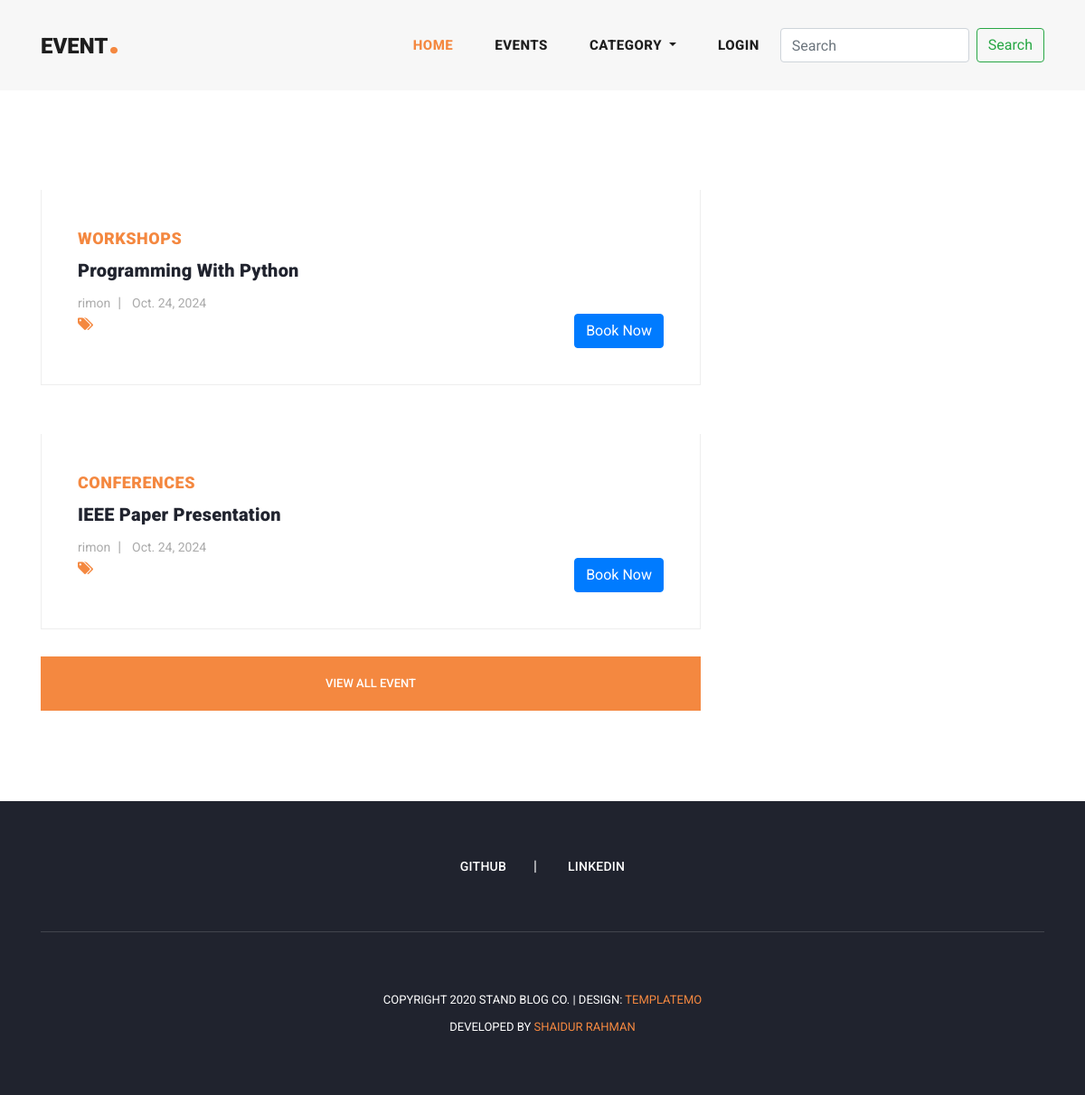
Before: / with the older database file.
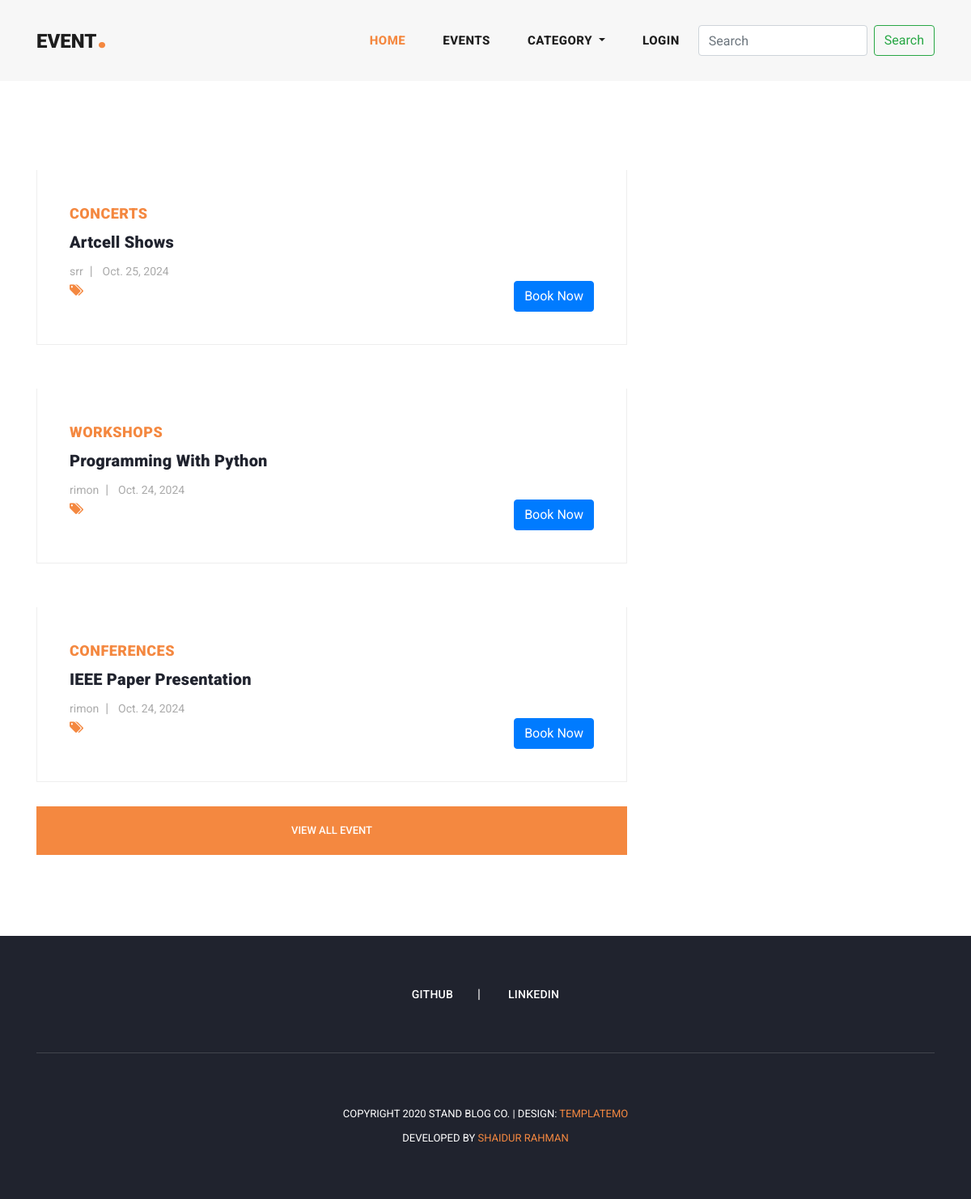
After: the same page with the newer database file.
### post/models.py (models this page shows, shortened)
class Event(models.Model):
    user=models.ForeignKey(CustomUser,related_name='user_event',on_delete=models.CASCADE)
    category=models.ForeignKey(Category,related_name='category_event',on_delete=models.CASCADE)
    title=models.CharField(max_length=250)
    date=models.CharField(max_length=250)
    location=models.CharField(max_length=500)
    slug=models.SlugField(null=True, blank=True)
    description=HTMLField()
    created_date=models.DateField(auto_now_add=True)
    booking=models.ManyToManyField(CustomUser, related_name='booking_events', blank=True)

class Category(models.Model):
    title=models.CharField(max_length=150, unique=True)
    slug=models.SlugField(null=True, blank=True)
    created_date=models.DateField(auto_now_add=True)
    def __str__(self) -> str:
        return self.title

### account/models.py (models this page shows, shortened)
class CustomUser(AbstractBaseUser, PermissionsMixin):
    username = models.CharField(
        max_length=150,
        validators=[UnicodeUsernameValidator, ],
        unique=True
    )
    email = models.EmailField(unique=True)
    first_name = models.CharField(max_length=30, blank=True)
    last_name = models.CharField(max_length=30, blank=True)
    is_active = models.BooleanField(default=True)
    is_staff = models.BooleanField(default=False)
    date_joined = models.DateTimeField(auto_now_add=True)
    objects = CustomUserManager()
    USERNAME_FIELD = 'username'
    REQUIRED_FIELDS = ['email']

### post/views.py (the view)
# urls.py: 2. Add a URL to urlpatterns:  path('', Home.as_view(), name='home')
class Home(generic.TemplateView):
    template_name = 'home.html'
    def get_context_data(self, **kwargs):
        context = super().get_context_data(**kwargs)
        context.update(
            {
                'events': Event.objects.order_by('-created_date'),
            }
        )
        context['current_path'] = self.request.path
        return context

### post/context_processors.py (called while the page is built)
def categories(request):
    categories_with_counts = Category.objects.annotate(blogs_count=Count('category_event'))
    return {"categories": categories_with_counts}

### templates/home.html (shortened to what this page needs)
{% extends "base.html" %}
{% load static %}
{% block content %}
    <div class="main-banner header-text">
      <div class="container-fluid">
        <div class="owl-banner owl-carousel">
        </div>
      </div>
    </div>
<section class="blog-posts">
    <div class="container">
      <div class="row">
        <div class="col-lg-8">
          <div class="all-blog-posts">
            <div class="row">
              {% for event in events|slice:"3" %}
              <div class="col-lg-12">
                <div class="blog-post">
                  <div class="blog-thumb">
                  </div>
                  <div class="down-content">
                    <span>{{event.category}}</span>
                    <a href="#"><h4>{{event.title}}</h4></a>
                    <ul class="post-info">
                      <li><a href="#">{{event.user.username}}</a></li>
                      <li><a href="#">{{event.created_date}}</a></li>
                    </ul>
                    <div class="post-options">
                      <div class="row">
                        <div class="col-6">
                          <ul class="post-tags">
                            <li><i class="fa fa-tags"></i></li>
                          </ul>
                        </div>
                        <div class="col-6">
                          <ul class="post-share">
                            {% if request.user in event.booking.all %}
                                <form method="POST" action="#">
                                {% csrf_token %}
                                <button class="btn btn-success" disabled>Booked</button>
                                </form>
                            {% else %}
                                <form method="POST" action="{% url 'add_booking' event.id %}">
                                    <button type="submit" class="btn btn-primary">Book Now</button>
                                </form>
                            {% endif %}
                          </ul>
                        </div>
                      </div>
                    </div>
                  </div>
                </div>
              </div>
              {% endfor %}
              <div class="col-lg-12">
                <div class="main-button">
                  <a href="{% url 'all_events' %}">View All Event</a>
                </div>
              </div>
            </div>
          </div>
        </div>
      </div>
    </div>
  </section>
{% endblock content %}

Changed rows visible on the page:
added Event: category "CONCERTS", title "Artcell Shows", user.username "srr", created_date "Oct. 25, 2024", shows "Book Now"
